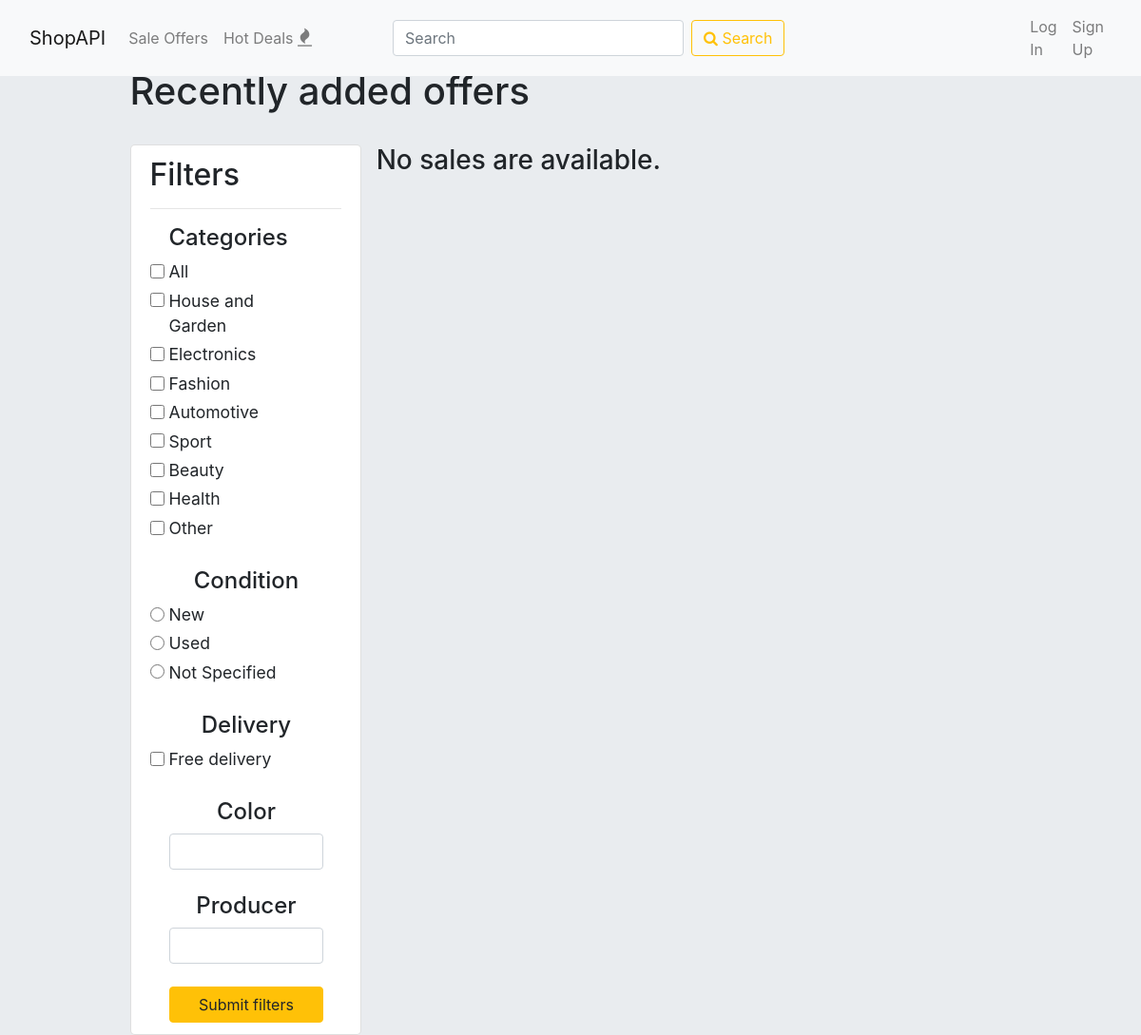
/sales/filtered/HG/, run on an earlier commit of the app's database.
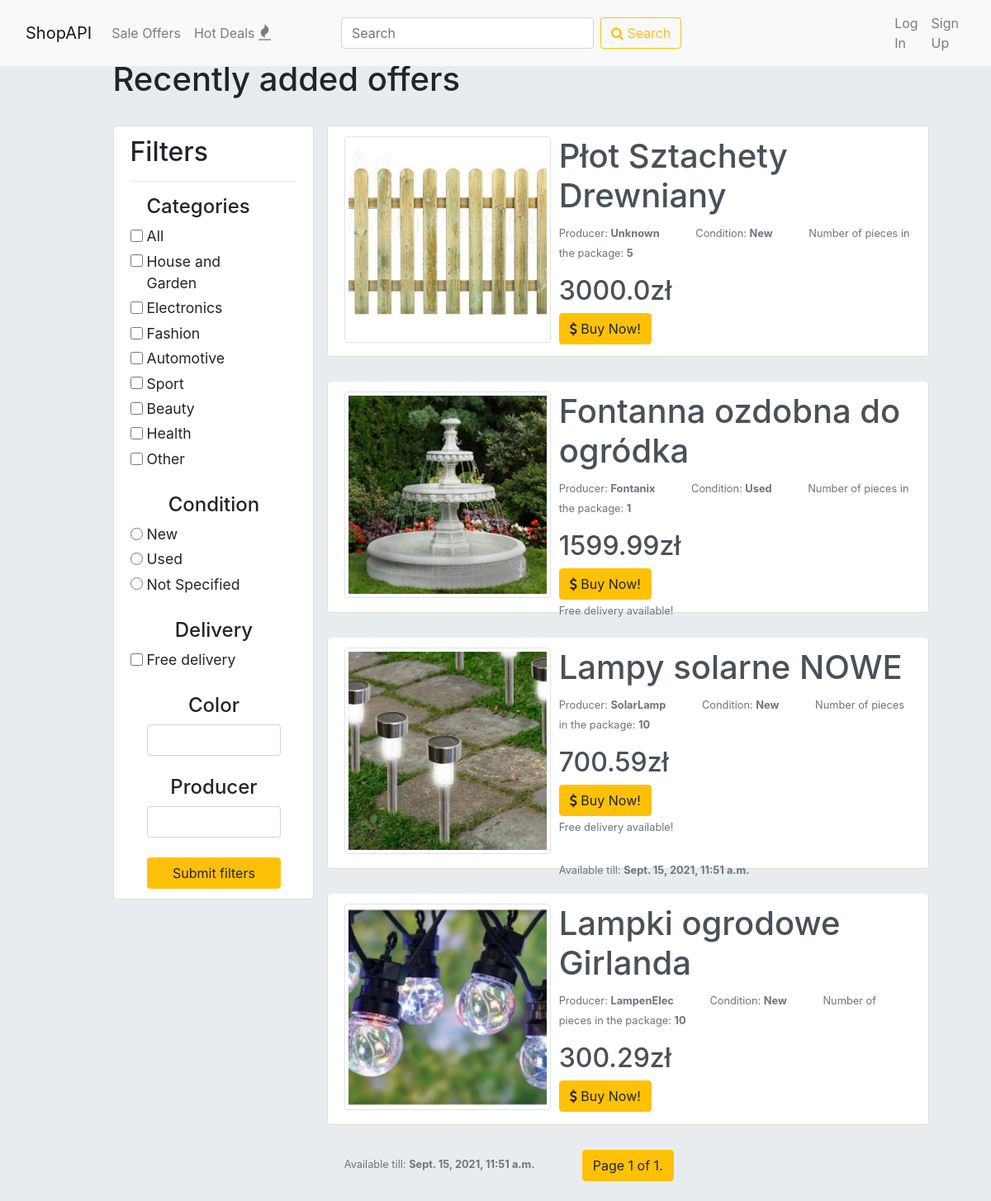
And on a later commit of the database.
### items/models.py (models this page shows, shortened)
class SaleOffer(models.Model):
    item = models.ForeignKey(Item, on_delete=models.CASCADE)
    title = models.CharField(max_length=30, default=item.name)
    first_image = models.ImageField(default='default.jpg', upload_to='items', help_text="This image will be shown in search results.")
    second_image = models.ImageField(default='default.jpg', upload_to='items', help_text="Secondary image.")
    price = models.FloatField()
    description = models.CharField(max_length=300)
    quantity = models.PositiveIntegerField(default=1, help_text='Please pass the number of pieces in the package.')
    free_delivery = models.BooleanField(default=False)
    pub_date = models.DateTimeField(default=timezone.now, editable=False)
    exp_date = models.DateTimeField(default=timezone.now() + timedelta(days=30), editable=False)
    HOUSE_AND_GARDEN = 'HG'
    ELECTRONICS = 'EL'
    FASHION = 'FA'
    AUTOMOTIVE = 'AM'
    SPORT = 'SP'
    BEAUTY = 'BE'
    HEALTH = 'HE'
    OTHER = 'OT'
    CATEGORY = [
        (HOUSE_AND_GARDEN, 'House and Garden'),
        (ELECTRONICS, 'Electronics'),
        (FASHION, 'Fashion'),
        (AUTOMOTIVE, 'Automotive'),
        (SPORT, 'Sport'),
        (BEAUTY, 'Beauty'),
        (HEALTH, 'Health'),
        (OTHER, 'Other'),
    ]
    category = models.CharField(max_length=2, choices=CATEGORY, default=OTHER)

class Item(models.Model):
    dealer = models.ForeignKey(User, on_delete=models.CASCADE, blank=True, null=True)
    name = models.CharField(max_length=50)
    producer = models.CharField(max_length=50)
    weight = models.PositiveIntegerField(help_text='Please pass the weight in grams.')
    height = models.PositiveIntegerField(help_text='Please pass the height in centimeters.')
    length = models.PositiveIntegerField(help_text='Please pass the length in centimeters.')
    width = models.PositiveIntegerField(help_text='Please pass the width in centimeters.')
    color = models.CharField(max_length=50, default="Unknown")
    NEW = 'N'
    USED = 'U'
    NOT_SPECIFIED = 'NS'
    CONDITION = [
        (NEW, 'New'),
        (USED, 'Used'),
        (NOT_SPECIFIED, 'Not Specified'),
    ]
    condition = models.CharField(max_length=2, choices=CONDITION, default=NOT_SPECIFIED)
    def get_condition(self):
        for c in self.CONDITION:
            if c[0] == self.condition:
                return c[1]
        return 'Not Specified'

### items/views.py (the view)
# urls.py: path('filtered/<str:filter>/', views.filter, name='filter'),
def filter(request, filter):
    filtered_sales = SaleOffer.objects.filter(category=filter)
    paginator = Paginator(filtered_sales, 6)
    page_number = request.GET.get('page')
    page_obj = paginator.get_page(page_number)
    context = {
        'sales': filtered_sales,
        'categories': SaleOffer.CATEGORY,
        'conditions': Item.CONDITION,
        'page_obj': page_obj,
    }
    return render(request, 'items/offers_list.html', context)

### items/templates/items/offers_list.html (shortened to what this page needs)
{% extends 'items/base_list.html' %}
{% load static %}
{% block items %}
  <div class="items">
    {% if sales %}
      {% for sale in page_obj %}
        <a href="{% url 'items:detail' sale.id %}" class="list-group-item list-group-item-action offer">
          <p style="float: left;">
            <img src="{{ sale.first_image.url }}" class="img-thumbnail" style="width: 250px; height: 250px; margin-right: 10px; object-fit: cover;">
          </p>
          <h1>{{ sale.title }}</h1>
          <p><small class="text-muted">
            Producer: <strong>{{ sale.item.producer }}</strong>
            <span class="characteristic">Condition: <strong>{{ sale.item.get_condition }}</strong></span>
            <span class="characteristic">Number of pieces in the package: <strong>{{ sale.quantity }}</strong></span>
          </small></p>
          <h2>{{ sale.price }}zł</h2>
          <button type="button" class="btn btn-warning"><span class="fa fa-dollar"></span> Buy Now!</button>
          {% if sale.free_delivery %}
            <p><small class="text-muted">
              Free delivery available!
            </small></p>
            <p style="margin-top: 28px;"><small class="text-muted">
              Available till: <strong>{{ sale.exp_date }}</strong>
            </small></p>
          {% else %}
            <p style="margin-top: 50px;"><small class="text-muted">
              Available till: <strong>{{ sale.exp_date }}</strong>
            </small></p>
          {% endif %}
        </a>
      {% endfor %}
      <div class="pagination" style="width: 100%;">
        <span class="step-links" style="margin-left: auto; margin-right: auto;">
            <span class="btn btn-warning">
                Page {{ page_obj.number }} of {{ page_obj.paginator.num_pages }}.
            </span>
        </span>
      </div><br>
    {% else %}
      <h3>No sales are available.</h3>
    {% endif %}
  </div>
{% endblock %}

### items/templates/items/base_list.html (shortened to what this page needs)
{% extends "base.html" %}
{% block content %}
<div class="container">
  <h1 style="margin-left: 15%;">Recently added offers</h1><br>
  <div class="list-group-item filters" style="margin-left: 15%;">
    <h2>Filters</h2>
    <hr>
    <div style="width:100%; margin-left: 0px;">
      <form class="form-check" action="{% url 'items:index' %}" method="post">
          <div class="categories">
            <h4 class="category">Categories</h4>
            <input class="form-check-input" type="checkbox" id='ALL' name="category" value='ALL'>
            <label class="form-check-label" for='ALL'>All</label><br>
            {% for category in categories %}
              <input class="form-check-input" type="checkbox" id={{category.0}} name="category" value={{category.0}}>
              <label class="form-check-label" for={category.0}>{{ category.1 }}</label><br>
            {% endfor %}<br>
          </div>
          <h4 class="category">Condition</h4>
          {% for condition in conditions %}
            <input class="form-check-input" type="radio" id={{condition.0}} name="condition" value={{condition.0}}>
            <label class="form-check-label" for={condition.0}>{{ condition.1 }}</label><br>
          {% endfor %}<br>
          <h4 class="category">Delivery</h4>
          <input class="form-check-input" type="checkbox" id='free_delivery' name="free_delivery" value=true>
          <label class="form-check-label" for='free_delivery'>Free delivery</label><br><br>
          <h4 class="category">Color</h4>
          <input class="form-control" type="text" id="color" name="color" style="width:90%;"><br>
          <h4 class="category">Producer</h4>
          <input class="form-control" type="text" id="producer" name="producer" style="width:90%;"><br>
          <input class="btn btn-warning" style="width:90%;" type="submit" value="Submit filters">
        </form>
      </div>
    </div>
    {% block items %}
    {% endblock %}
{% endblock %}

### templates/base.html (shortened to what this page needs)
{% load static %}
<!DOCTYPE html>
<html lang="en" dir="ltr">
  <head>
    <link rel="stylesheet" href="https://cdn.jsdelivr.net/npm/bootstrap@4.6.0/dist/css/bootstrap.min.css">
    <link href="https://maxcdn.bootstrapcdn.com/font-awesome/4.7.0/css/font-awesome.min.css" rel="stylesheet">
    <link rel="stylesheet" href="{% static 'css/master.css' %}">
  </head>
  <body>
    <nav class="navbar fixed-top navbar-expand-lg navbar-light bg-light">
      <div class="container-fluid">
        <a class="navbar-brand" href="{% url 'home' %}">ShopAPI</a>
        <div class="collapse navbar-collapse" id="navbarNav">
          <ul class="navbar-nav">
            <li class="nav-item">
              <a class="nav-link" href="{% url 'items:index' %}">Sale Offers</a>
            </li>
            <li class="nav-item">
              <a class="nav-link" href="{% url 'home' %}">Hot Deals <span class="fa fa-fire" style="font-size: 1.2rem;"></a>
            </li>
          </ul>
        </div>
        <form class="form-inline" action="{% url 'items:index' %}" method="post">
          <input class="form-control mr-sm-2" name="search-bar" type="search" placeholder="Search" aria-label="Search" style="width: 50%;">
          <button class="btn btn-outline-warning my-2 my-sm-0" type="submit"><span class="fa fa-search"></span> Search</button>
        </form>
        <div class="collapse navbar-collapse" style="width: 28%;">
          <ul class="navbar-nav">
            {% if user.is_authenticated %}
            <li class="nav-item dropdown">
              <a class="nav-link" href="#" id="navbarDropdownMenuLink" role="button" data-toggle="dropdown" aria-haspopup="true" aria-expanded="false">
                <span class="fa fa-shopping-cart" style="margin-right: 10px; font-size: 1.3rem;">
              </a>
              <div class="dropdown-menu" aria-labelledby="navbarDropdownMenuLink" id="cart">
                <a class="dropdown-item" href="#">Item Item One</a>
                <a class="dropdown-item" href="#">Item Item Two</a>
                <a class="btn btn-warning" href="#" style="width: 90%; margin-top:10%;">Go to cart</a>
              </div>
            </li>
              <li class="nav-item dropdown" >
                <a class="nav-link" href="#" id="navbarDropdownMenuLink" role="button" data-toggle="dropdown" aria-haspopup="true" aria-expanded="false">
                  <span class="fa fa-user" style="margin-right: 10px; font-size: 1.3rem;">
                </a>
                <div class="dropdown-menu" aria-labelledby="navbarDropdownMenuLink" id="user_panel">
                  <a class="dropdown-item" href="{% url 'profile' user.id %}">Profile</a>
                  <a class="dropdown-item" href="{% url 'profile' user.id %}#myitems">My items</a>
                  <a class="dropdown-item" href="{% url 'profile' user.id %}#mysales">My sales</a>
                  <a class="dropdown-item" href="{% url 'items:add_item' %}">Add an item</a>
                  <a class="dropdown-item" href="{% url 'items:add_sale' %}">Create an Offer</a>
                  <a class="dropdown-item" href="#">My shopping</a>
                </div>
              </li>
              <li class="nav-item">
                <a class="nav-link" href="{% url 'logout' %}"><span class="fa fa-sign-out" style="margin-right: 10px; font-size: 1.3rem;"></a>
              </li>
            {% else %}
              <li class="nav-item" style="margin-left: 50px;">
                <a class="nav-link" href="{% url 'login' %}">Log In</a>
              </li>
              <li class="nav-item">
                <a class="nav-link" href="{% url 'register' %}">Sign Up</a>
              </li>
            {% endif %}
          </ul>
        </div>
    </div>
    </nav><br>
    <div class="content"><br><br>
      {% block content %}
      {% endblock %}
    </div>
  </body>
</html>

### static/css/master.css (style rules this page uses)
body { background: #e9ecef; }
div { width: 70%; }
a { color: orange; }
.characteristic { margin-left: 40px; }
.items { margin-left: 47%; width: 90%; }
.offer { margin-bottom: 30px; height: 280px; width: 100%; }
.filters { float: left; width: 30%; margin-left: 8%; }
.category { margin-right: 10%; text-align: center; }
.form-inline { width: 150%; }
.form-check-label { margin-bottom: 4px; font-size: 1.1rem; }
.form-check-input { width: 15px; height: 15px; }
.filters, .offer { border-radius: 5px; }

What changed in the data, as far as the page shows it:
added SaleOffer: first_image (picture), title "Płot Sztachety Drewniany", item.producer "Unknown", item.get_condition "New", quantity "5", price "3000.0"
added SaleOffer: first_image (picture), title "Fontanna ozdobna do ogródka", item.producer "Fontanix", item.get_condition "Used", quantity "1", price "1599.99"
added SaleOffer: first_image (picture), title "Lampy solarne NOWE", item.producer "SolarLamp", item.get_condition "New", quantity "10", price "700.59", exp_date "Sept. 15, 2021, 11:51 a.m."
added SaleOffer: first_image (picture), title "Lampki ogrodowe Girlanda", item.producer "LampenElec", item.get_condition "New", quantity "10", price "300.29", exp_date "Sept. 15, 2021, 11:51 a.m."
Also different on the page:
{{ page_obj.number }}: (not shown) → "1"
{{ page_obj.paginator.num_pages }}: (not shown) → "1"
text no longer shown: "No sales are available."
text now shown: "Page of ."
